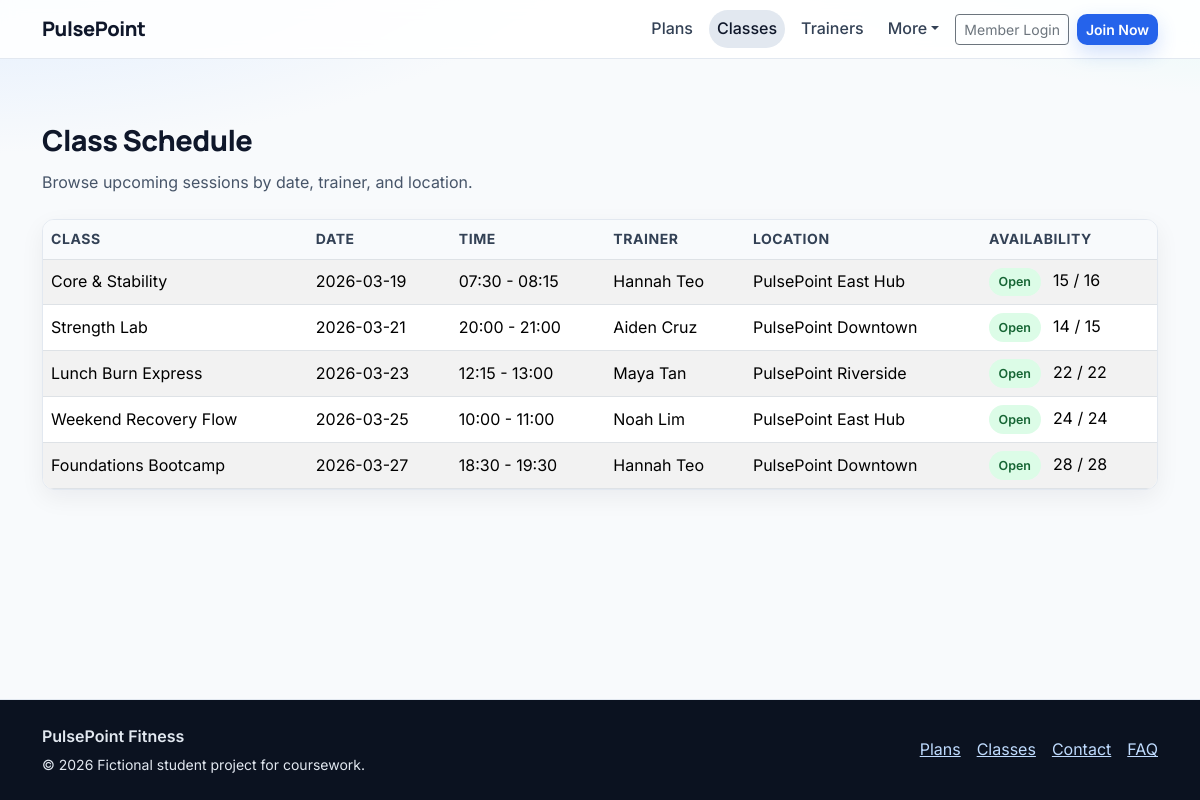
The app's page /schedule with its own data.
### tables this page shows
CREATE TABLE classes (
  id INT AUTO_INCREMENT PRIMARY KEY,
  trainer_id INT NOT NULL,
  location_id INT NOT NULL,
  title VARCHAR(120) NOT NULL,
  description TEXT NOT NULL,
  class_date DATE NOT NULL,
  start_time TIME NOT NULL,
  end_time TIME NOT NULL,
  capacity INT NOT NULL,
  status ENUM('active','inactive') NOT NULL DEFAULT 'active',
  created_at TIMESTAMP DEFAULT CURRENT_TIMESTAMP,
  updated_at TIMESTAMP DEFAULT CURRENT_TIMESTAMP ON UPDATE CURRENT_TIMESTAMP,
  CONSTRAINT fk_classes_trainer FOREIGN KEY (trainer_id) REFERENCES trainers(id),
  CONSTRAINT fk_classes_location FOREIGN KEY (location_id) REFERENCES gym_locations(id)
);

CREATE TABLE trainers (
  id INT AUTO_INCREMENT PRIMARY KEY,
  name VARCHAR(120) NOT NULL,
  specialty VARCHAR(120) NOT NULL,
  bio TEXT NOT NULL,
  image_path VARCHAR(255) DEFAULT NULL,
  status ENUM('active','inactive') NOT NULL DEFAULT 'active',
  created_at TIMESTAMP DEFAULT CURRENT_TIMESTAMP,
  updated_at TIMESTAMP DEFAULT CURRENT_TIMESTAMP ON UPDATE CURRENT_TIMESTAMP
);

CREATE TABLE gym_locations (
  id INT AUTO_INCREMENT PRIMARY KEY,
  name VARCHAR(120) NOT NULL,
  address VARCHAR(255) NOT NULL,
  phone VARCHAR(30) NOT NULL,
  opening_hours VARCHAR(120) NOT NULL,
  status ENUM('active','inactive') NOT NULL DEFAULT 'active',
  created_at TIMESTAMP DEFAULT CURRENT_TIMESTAMP,
  updated_at TIMESTAMP DEFAULT CURRENT_TIMESTAMP ON UPDATE CURRENT_TIMESTAMP
);

### app/Core/helpers.php (called while the page is built, shortened)
<?php
function config(string $file): array
{
    static $cache = [];
    if (!isset($cache[$file])) {
        $cache[$file] = require __DIR__ . '/../../config/' . $file . '.php';
    }
    return $cache[$file];
}
function view(string $template, array $data = [], string $layout = 'main'): void
{
    extract($data, EXTR_SKIP);
    $viewPath = __DIR__ . '/../Views/' . $template . '.php';
    require $viewPath;
}
function e(?string $value): string
{
    return htmlspecialchars((string) $value, ENT_QUOTES, 'UTF-8');
}

### app/Core/Controller.php (called while the page is built, shortened)
<?php
class Controller
{
    protected function render(string $view, array $data = [], string $layout = 'main'): void
    {
        view($view, $data, $layout);
    }
}

### app/Controllers/HomeController.php (called while the page is built, shortened)
<?php
class HomeController extends Controller
{
    public function schedule(): void
    {
        $classModel = new GymClassModel();
        $this->render('pages/schedule', ['classes' => $classModel->upcomingActive(), 'title' => 'Class Schedule']);
    }
}

### public/index.php (called while the page is built, shortened)
<?php
require_once __DIR__ . '/../bootstrap.php';
$uri = parse_url($_SERVER['REQUEST_URI'] ?? '/', PHP_URL_PATH) ?: '/';
$method = $_SERVER['REQUEST_METHOD'] ?? 'GET';
$routes = config('routes');
$matched = null;
foreach ($routes as $route) {
    [$routeMethod, $routePath, $controllerName, $action, $middleware] = $route;
    if ($method === $routeMethod && $uri === $routePath) {
        $matched = $route;
        break;
    }
}
[, , $controllerName, $action, $middleware] = $matched;
$controller = new $controllerClass();
$controller->$action();

### app/Models/BaseModel.php (called while the page is built, shortened)
<?php
abstract class BaseModel
{
    public function __construct()
    {
        $this->db = Database::connection();
    }
}

### bootstrap.php (called while the page is built, shortened)
<?php
spl_autoload_register(function (string $class): void {
    $prefix = 'App\\';
    $baseDir = __DIR__ . '/app/';
    $relativeClass = substr($class, strlen($prefix));
    $file = $baseDir . str_replace('\\', '/', $relativeClass) . '.php';
});
require_once __DIR__ . '/app/Core/helpers.php';

### config/database.php (called while the page is built, shortened)
<?php
return [
    'host' => getenv('DB_HOST') ?: '127.0.0.1',
    'port' => (int) (getenv('DB_PORT') ?: 3306),
    'name' => getenv('DB_NAME') ?: 'pulsepoint_fitness',
    'user' => getenv('DB_USER') ?: 'root',
    'pass' => getenv('DB_PASS') ?: '',
    'charset' => 'utf8mb4',
];

### app/Core/Database.php (called while the page is built, shortened)
<?php
class Database
{
    private static ?PDO $pdo = null;
    public static function connection(): PDO
    {
        $db = config('database');
        $dsn = sprintf(
            'mysql:host=%s;port=%d;dbname=%s;charset=%s',
            $db['host'],
            $db['port'],
            $db['name'],
            $db['charset']
        );
        try {
            self::$pdo = new PDO($dsn, $db['user'], $db['pass'], [
                PDO::ATTR_ERRMODE => PDO::ERRMODE_EXCEPTION,
                PDO::ATTR_DEFAULT_FETCH_MODE => PDO::FETCH_ASSOC,
                PDO::ATTR_EMULATE_PREPARES => false,
            ]);
        } catch (PDOException $e) {
            http_response_code(500);
            error_log('Database connection failed: ' . $e->getMessage());
            $app = config('app');
            if (($app['debug'] ?? false) === true) {
                exit('Database connection failed: ' . $e->getMessage());
            }
            exit('Database connection failed.');
        }
        return self::$pdo;
    }
}

### app/Models/GymClassModel.php (called while the page is built, shortened)
<?php
class GymClassModel extends BaseModel
{
    public function upcomingActive(): array
    {
        $sql = 'SELECT c.*, t.name AS trainer_name, l.name AS location_name,
                (SELECT COUNT(*) FROM bookings b WHERE b.class_id = c.id AND b.booking_status = "booked") AS booked_count
                ,(SELECT COUNT(*) FROM class_waitlist w WHERE w.class_id = c.id AND w.waitlist_status = "waiting") AS waitlist_count
                FROM classes c
                JOIN trainers t ON t.id = c.trainer_id
                JOIN gym_locations l ON l.id = c.location_id
                WHERE c.status = :status AND c.class_date >= CURDATE()
                ORDER BY c.class_date ASC, c.start_time ASC';
        $stmt = $this->db->prepare($sql);
        $stmt->execute(['status' => 'active']);
        return $stmt->fetchAll();
    }
}

### app/Views/pages/schedule.php (the view)
<section class="container page-shell">
  <h1 class="section-title">Class Schedule</h1>
  <p class="section-subtitle">Browse upcoming sessions by date, trainer, and location.</p>
  <?php if (empty($classes)): ?>
    <div class="empty-state" role="status">No classes scheduled yet. Check back soon for new sessions.</div>
  <?php else: ?>
    <div class="table-responsive">
      <table class="table table-striped align-middle">
        <thead><tr><th>Class</th><th>Date</th><th>Time</th><th>Trainer</th><th>Location</th><th>Availability</th></tr></thead>
        <tbody>
          <?php foreach ($classes as $class): ?>
            <?php $seatsLeft = max(0, (int)$class['capacity'] - (int)$class['booked_count']); ?>
            <tr>
              <td><?= e($class['title']) ?></td>
              <td><?= e($class['class_date']) ?></td>
              <td><?= e(substr($class['start_time'],0,5)) ?> - <?= e(substr($class['end_time'],0,5)) ?></td>
              <td><?= e($class['trainer_name']) ?></td>
              <td><?= e($class['location_name']) ?></td>
              <td>
                <span class="badge-soft <?= $seatsLeft > 0 ? 'success' : 'warning' ?>">
                  <?= $seatsLeft > 0 ? 'Open' : 'Full' ?>
                </span>
                <span class="ms-2"><?= $seatsLeft ?> / <?= (int)$class['capacity'] ?></span>
              </td>
            </tr>
          <?php endforeach; ?>
        </tbody>
      </table>
    </div>
  <?php endif; ?>
</section>

### public/assets/css/styles.css (style rules this page uses)
:root { --pp-bg: #f8fafc; --pp-bg-soft: #f1f5f9; --pp-surface: #ffffff; --pp-surface-alt: #f8fafc; --pp-text: #0f172a; --pp-muted: #475569; --pp-border: #e2e8f0; --pp-primary: #2563eb; --pp-primary-strong: #1d4ed8; --pp-accent: #0f766e; --pp-danger: #b91c1c; --pp-success: #166534; --pp-warning: #854d0e; --pp-focus: #0ea5e9; --pp-shadow-1: 0 8px 24px rgba(15, 23, 42, 0.06); --pp-shadow-2: 0 16px 40px rgba(15, 23, 42, 0.1); --pp-radius-lg: 16px; --pp-radius-md: 12px; --pp-radius-sm: 10px; --pp-space-1: 0.25rem; --pp-space-2: 0.5rem; --pp-space-3: 0.75rem; --pp-space-4: 1rem; --pp-space-5: 1.5rem; --pp-space-6: 2rem; --pp-space-7: 3rem; --pp-space-8: 4rem; }
* { box-sizing: border-box; }
html { font-size: 16px; scroll-behavior: smooth; }
body { font-family: "Inter", "Segoe UI", Tahoma, sans-serif; color: var(--pp-text); line-height: 1.6; background: radial-gradient(1000px 360px at -5% -10%, #dbeafe 0%, transparent 65%), radial-gradient(1000px 400px at 110% -20%, #ccfbf1 0%, transparent 65%), var(--pp-bg); }
h1, h2, h3, h4, h5, h6, .section-title, .navbar-brand { font-family: "Manrope", "Segoe UI", Tahoma, sans-serif; letter-spacing: -0.02em; }
.page-shell { padding-block: var(--pp-space-7); }
.section-title { font-size: clamp(1.55rem, 2.4vw, 2.3rem); font-weight: 800; margin-bottom: var(--pp-space-3); }
.section-subtitle { color: var(--pp-muted); max-width: 62ch; margin-bottom: var(--pp-space-5); }
.table { margin-bottom: 0; }
.table th { white-space: nowrap; font-size: 0.875rem; text-transform: uppercase; letter-spacing: 0.04em; color: #334155; }
.table td { vertical-align: middle; }
.table-responsive { border: 1px solid var(--pp-border); border-radius: var(--pp-radius-md); background: var(--pp-surface); box-shadow: var(--pp-shadow-1); }
.table-responsive thead th { position: sticky; top: 0; z-index: 1; background: #f8fafc; }
.badge-soft { display: inline-block; padding: 0.28rem 0.6rem; border-radius: 999px; font-size: 0.78rem; font-weight: 600; }
.badge-soft.success { background: #dcfce7; color: #166534; }
.pp-fade-in { animation: ppFadeIn 260ms ease-out; }

### records on screen
classes: title "Core & Stability", class_date "2026-03-19", start_time "07:30", end_time "08:15", trainer.name "Hannah Teo", location.name "PulsePoint East Hub", shows "Open", seatsLeft "15", capacity "16"
classes: title "Strength Lab", class_date "2026-03-21", start_time "20:00", end_time "21:00", trainer.name "Aiden Cruz", location.name "PulsePoint Downtown", shows "Open", seatsLeft "14", capacity "15"
classes: title "Lunch Burn Express", class_date "2026-03-23", start_time "12:15", end_time "13:00", trainer.name "Maya Tan", location.name "PulsePoint Riverside", shows "Open", capacity "22"
classes: title "Weekend Recovery Flow", class_date "2026-03-25", start_time "10:00", end_time "11:00", trainer.name "Noah Lim", location.name "PulsePoint East Hub", shows "Open", capacity "24"
classes: title "Foundations Bootcamp", class_date "2026-03-27", start_time "18:30", end_time "19:30", trainer.name "Hannah Teo", location.name "PulsePoint Downtown", shows "Open", capacity "28"
